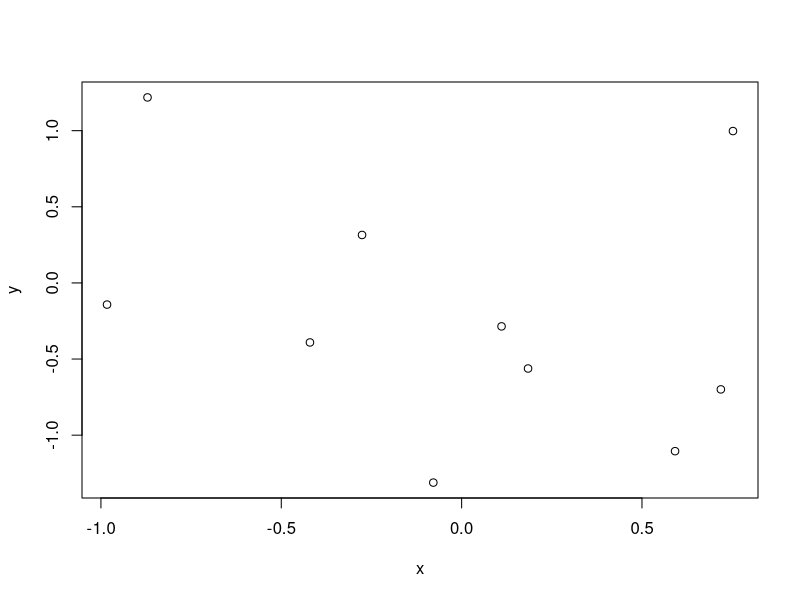
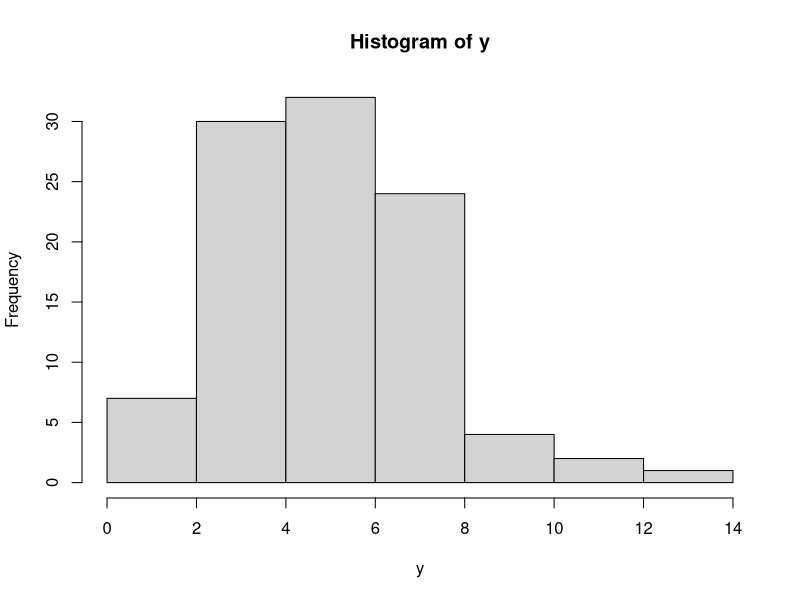
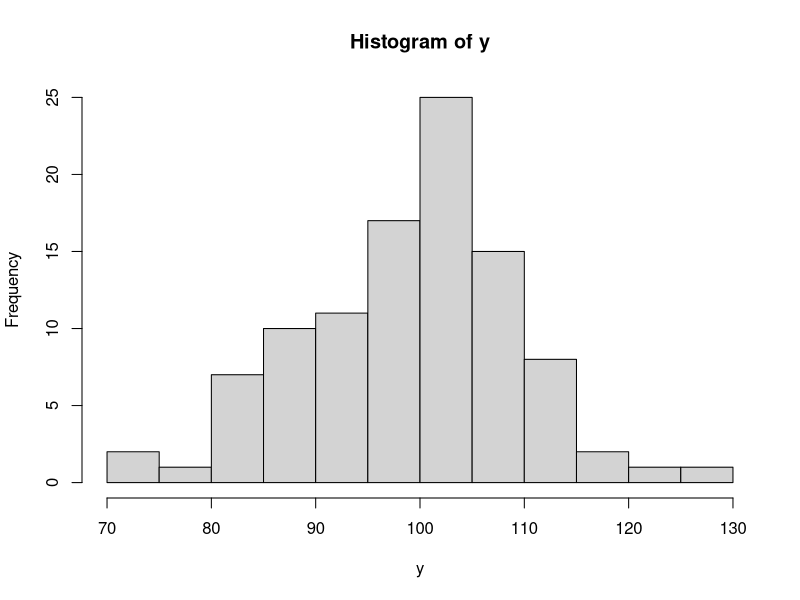

Write the R code that produced these figures, in order.
#========================================================================
#===============================INDEX====================================
#========================================================================

#1.) Working Directory and File Storage
#2.) Data Simulation
  #a.) numeric continuous - rnorm()
  #b.) numeric continuous - runif()
  #c.) numeric discrete - rpois()
  #d.) charecter - rep() and letter[]
  #e.) generating data sets
  #f.) repeatedly generate data sets - replicate()


#============================WD and File Storage=========================

#get working directory
wd <- getwd()
wd

# folders for storing data outputs and figures
# store names of the folders in an object
output.folder.names <- c("figures", "data.output")
# and make the folders if they don't exist yet. 
for(i in 1:length(output.folder.names)) 
  if(file.exists(output.folder.names[i])== FALSE) 
    dir.create(output.folder.names[i])

#path to figures folder
path.figures <- paste(wd,"/",output.folder.names[1],"/", sep= "")

#path to data output folder
path.data.output <- paste(wd,"/",output.folder.names[2],"/", sep= "")


#===============================Data Simulation=============================

#--------------rnorm()-----------------

#numeric continous

#rnorm generates random numbers in a normal distribution
#rnorm(n, mean= x, sd= y)
#rnor(n) assumes a standard normal distribution (mu=0, SD=1)
rnorm(5)
rnorm(5, mean= 50, sd= 5)

#set.seed() for creating a reproducible, randomly generated vector
#example with 2 seeds
set.seed(16)
rnorm(5)

set.seed(7)
rnorm(5)

set.seed(16)
rnorm(5)

set.seed(7)
rnorm(5)

#pull numbers from 3 distribution with different means (and place in 1 vector)
rnorm(n= 10, mean= c(0, 5, 20), sd= 1)

#now vary the sd as well
rnorm(n= 10, mean= c(0, 5, 20), sd= c(1, 5, 20) )

#use rnorm() to run a test
#check for coorilations between two randomly generated vectors
#(run whole sequence several times, just for fun)
x= rnorm(n= 10, mean= 0, sd= 1)
y= rnorm(n= 10, mean= 0, sd= 1)
plot(y ~ x)
cor(y, x)


#--------------runif()-----------------

#numeric continous

#runif() generates possitive, continuous numbers within a range
#runif(n, min= x, max= y)
#runif(n) assumes min= 0 and max= 1
runif(5)
runif(5, min= 50, max= 70)

#use runif() to run a test
#response variable= y, explanitory variable= x1
y= rnorm(n= 100, mean= 0, sd= 1)
x1= runif(n= 100, min= 1, max= 2)
head(x1)

#create a second explanitory variable (x2)
x2= runif(n= 100, min= 200, max= 300)
head(x2)

#fit to linear model
lm(y ~ x1 + x2)
#note that the coefficent for x2, which has a larger magnitude, is smaller
#the change in y for a "1-unit-increase" in x is reletive to the units/
#magnitude of x


#--------------rpois()-----------------

#numeric discrete

#rpois() generates random discrete integers from a poisson distribution
#rpois(n, lambda) (where lambda is the mean and cannot be left blacnk)
rpois(5, lambda= 2.5)

#explore the poisson distribution
y= rpois(100, lambda= 5)
summary(y)
hist(y)
#note that it is right skewed (in this case), not normal
#note also that the skew will be different everytime I/anyone runs this

#more exploration
y= rpois(100, lambda= 100)
summary(y)
hist(y)
#note that this disttribution is more symentrical (normal)


#--------------rep() and letters[]-----------------

#charecter

#letters[x:y] (or LETTERS[x:y] for capittals)
#print groups or levels labled with the letters of the alphabet
letters[1:26]
LETTERS[3:17]
#note that if your range is larger than 26, you get NA's after 26

#repete each element of a vector n times with rep()
#when the second input is unspecified, it defaults to "times" (see below)
rep(1:10, 2)

#each= repeat each element n times in order of elements
rep(letters[1:2], each= 3)

#times= repeat the whole vector in order n times
rep(letters[1:2], times= 3)

#you can also use times to print each element a different (defined) n times
rep(letters[1:2], times= c(2, 4) )

#length.out= repeat each element (in order) until vector= length n
rep(letters[1:2], length.out= 5)

#combine each and times to print each element n times and then-
#repeat that vector n2 times
rep(letters[1:2], each= 2, times= 3)

#combine each and length.out to print each element n times and then-
#repete that pattern until a vector length of n2 is reached
rep(letters[1:2], each= 2, length.out= 7)


#--------------generating data sets-------------------------

#___________________________________________________________________________
###create a data frame with catagorical and numeric (continous) variables###
#in this data frame, there are no differences between groups (same mean and SD)
data.frame(group= rep(letters[1:2], each= 3),
           response= rnorm(6, mean= 0, sd= 1) )

#alternitive notation of the above (I switch to this as difficulty increases)
group <- rep(letters[1:2], each= 3)
response <- rnorm(6, mean= 0, sd= 1)
data.frame(group, response)

#add another catagorical variable to the dataset
#we will have a single observation for every pair of observations
#(the catagiries are "crossed")
data.frame(group= rep(letters[1:2], each= 3),
           factor= rep(LETTERS[3:5], times= 2),
           response= rnorm(6, mean= 0, sd= 1) )

#____________________________________________________________________________
###create a data frame with differnces between groups###
#(different mean and or SD)
response <- rnorm(6, mean= c(5, 10), sd= 1)
group <- rep(letters[1:2], length.out= 6)
data.frame(group, response)

#create a data frame with multiple numeric variables
data.frame(group <- rep(LETTERS[3:4], each= 10),
           x <- runif(20, min= 10, max= 15),
           y <- runif(20, min= 100, max= 150))
#wow, that is weird to look at in the consoul

#lets try to correct with = rather than <-
data.frame(group = rep(LETTERS[3:4], each= 10),
           x = runif(20, min= 10, max= 15),
           y = runif(20, min= 100, max= 150))


#-------------replicate()------------------------------

#repetedly generate data sets
#replicate(n, expr, simplify)
  #n= number of replications
  #expr= the expression to repeat
  #simplify= controls the type of output the resaults of expr are saved into
    #simplify= FALSE saves output into a list rather than an array
    #if you do not specify simplify, you will get a matrix

#simple example with list output (generate randon, normal values)
replicate(3, 
          expr= rnorm(5, mean= 0, sd= 1), 
          simplify= FALSE )

#simple example with matric output (generate randon, normal values)
replicate(3, expr= rnorm(5, mean= 0, sd= 1))
#I don't like this output

#example with list output (with a numeric and a catagorical variable)
simlist <- replicate(3, 
                    expr= data.frame(group = rep(letters[1:2], each = 3),
                                      response= rnorm(6, mean= 0, sd= 1) ),
                    simplify= FALSE)

simlist
str(simlist)

#here is the fist sim
simlist[[1]]